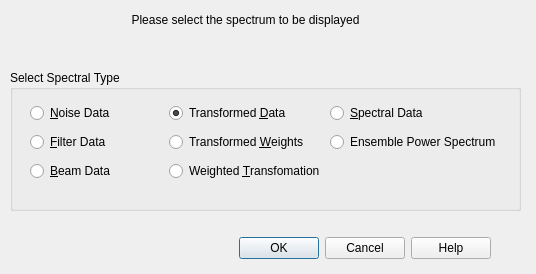
<?xml version="1.0" encoding="UTF-8"?>
<ui version="4.0">
 <class>graphSelectDialog</class>
 <widget class="QDialog" name="graphSelectDialog">
  <property name="geometry">
   <rect>
    <x>0</x>
    <y>0</y>
    <width>536</width>
    <height>274</height>
   </rect>
  </property>
  <property name="minimumSize">
   <size>
    <width>448</width>
    <height>274</height>
   </size>
  </property>
  <property name="windowTitle">
   <string>Spectrum Selection</string>
  </property>
  <widget class="QDialogButtonBox" name="buttonBox">
   <property name="geometry">
    <rect>
     <x>10</x>
     <y>230</y>
     <width>481</width>
     <height>36</height>
    </rect>
   </property>
   <property name="standardButtons">
    <set>QDialogButtonBox::Cancel|QDialogButtonBox::Help|QDialogButtonBox::Ok</set>
   </property>
  </widget>
  <widget class="QGroupBox" name="selectionBox">
   <property name="geometry">
    <rect>
     <x>10</x>
     <y>70</y>
     <width>511</width>
     <height>141</height>
    </rect>
   </property>
   <property name="minimumSize">
    <size>
     <width>380</width>
     <height>110</height>
    </size>
   </property>
   <property name="title">
    <string>Select Spectral Type</string>
   </property>
   <widget class="QWidget" name="layoutWidget">
    <property name="geometry">
     <rect>
      <x>20</x>
      <y>30</y>
      <width>471</width>
      <height>86</height>
     </rect>
    </property>
    <layout class="QGridLayout" name="gridLayout">
     <item row="0" column="0">
      <widget class="QRadioButton" name="noiseButton">
       <property name="text">
        <string>&amp;Noise Data</string>
       </property>
      </widget>
     </item>
     <item row="0" column="1">
      <widget class="QRadioButton" name="dataButton">
       <property name="text">
        <string>Transformed &amp;Data</string>
       </property>
       <property name="checked">
        <bool>true</bool>
       </property>
      </widget>
     </item>
     <item row="0" column="2">
      <widget class="QRadioButton" name="spectDataButton">
       <property name="text">
        <string>&amp;Spectral Data</string>
       </property>
      </widget>
     </item>
     <item row="1" column="0">
      <widget class="QRadioButton" name="filterButton">
       <property name="text">
        <string>&amp;Filter Data</string>
       </property>
      </widget>
     </item>
     <item row="1" column="1">
      <widget class="QRadioButton" name="weightButton">
       <property name="text">
        <string>Transformed &amp;Weights</string>
       </property>
      </widget>
     </item>
     <item row="2" column="0">
      <widget class="QRadioButton" name="beamButton">
       <property name="text">
        <string>&amp;Beam Data</string>
       </property>
      </widget>
     </item>
     <item row="2" column="1">
      <widget class="QRadioButton" name="combinedDataButton">
       <property name="text">
        <string>Weighted &amp;Transfomation</string>
       </property>
      </widget>
     </item>
     <item row="1" column="2">
      <widget class="QRadioButton" name="ensembleButton">
       <property name="text">
        <string>Ensemble Power Spectrum</string>
       </property>
      </widget>
     </item>
    </layout>
   </widget>
  </widget>
  <widget class="QLabel" name="title">
   <property name="geometry">
    <rect>
     <x>10</x>
     <y>10</y>
     <width>471</width>
     <height>20</height>
    </rect>
   </property>
   <property name="minimumSize">
    <size>
     <width>380</width>
     <height>0</height>
    </size>
   </property>
   <property name="text">
    <string>Please select the spectrum to be displayed</string>
   </property>
   <property name="alignment">
    <set>Qt::AlignCenter</set>
   </property>
  </widget>
 </widget>
 <resources/>
 <connections/>
</ui>
